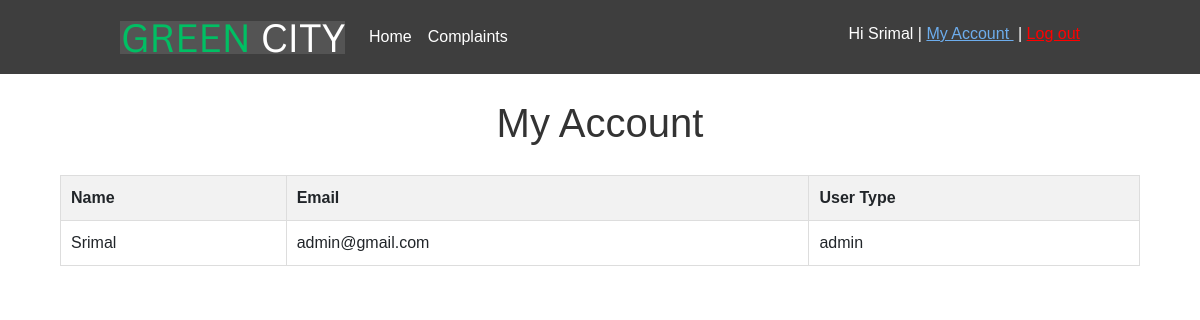
The page /admin-account.php (signed in) on the database its author committed.
### tables this page shows
CREATE TABLE IF NOT EXISTS `user` (
  `id` int NOT NULL AUTO_INCREMENT,
  `name` varchar(255) NOT NULL,
  `email` varchar(255) NOT NULL,
  `password` varchar(255) NOT NULL,
  `user_type` varchar(100) NOT NULL,
  PRIMARY KEY (`id`)
);

### admin-account.php (the view, shortened to what this page needs)
<?php
include("templates/adheader.php");
?>
<body>
<div class="container-fluid"><h1 align="center" style="text-align:center !important; margin-top:25px">My Account</h1>
<div class="row">
  <table align="center">
    <tr>
      <th>Name</th>
      <th>Email</th>
      <th>User Type</th>
    </tr>
    <?php
	$select = " SELECT * FROM user WHERE id = '".$_SESSION['id']."'";
   	$result = mysqli_query($conn, $select);
   	while($complaint = mysqli_fetch_array($result)) {
	?>
    <tr>
      <td><?php echo $complaint['name']; ?></td>
      <td><?php echo $complaint['email']; ?></td>
      <td><?php echo $complaint['user_type']; ?></td>
    </tr>
    <?php } ?>
  </table>
  </div>
  </div>
</body>
</html>

### templates /adheader.php (shortened to what this page needs)
<?PHP
@include 'config.php';
$client_name = NULL;
$user_type = NULL;
if(isset($_SESSION['id'])){
    $select = " SELECT * FROM user WHERE id = '".$_SESSION['id']."' LIMIT 1";
   	$result = mysqli_query($conn, $select);
   	$row = mysqli_fetch_array($result);
	$client_name = $row['name'];
	$user_type = $row['user_type'];
	$sid = $_SESSION['id'];
}
else
{
	$sid = "";
}
?>
<!doctype html>
<html>
<head>
<link href="css/bootstrap-4.4.1.css" rel="stylesheet" type="text/css">
</head>
<body>
<nav class="navbar navbar-expand-lg navbar-light  " style="padding-left:120px; padding-right:120px; padding-bottom:12px; padding-top:12px; background-color:#3e3e3e "><img src="images/gt.png"  alt=""/> <a class="navbar-brand" href="#"></a>
      <div class="collapse navbar-collapse" id="navbarSupportedContent1">
        <ul class="navbar-nav mr-auto">
          <li class="nav-item active"> <a class="nav-link" href="admin_home.php">Home <span class="sr-only">(current)</span></a> </li>
          <?PHP if($user_type=='admin') { ?>
          <li class="nav-item active"> <a class="nav-link" href="./com/admin.php">Complaints <span class="sr-only">(current)</span></a></li>
          <?PHP } ?>
        </ul>
        <ul style="list-style: none;margin-top: 10px;">
        <?PHP if($sid=="") { ?>
          <li class="nav-item active" style=""> <a class="nav-link" href="login_form.php">Login Here<span class="sr-only">(current)</span></a></li>
          <?PHP } else { ?>
          <li class="nav-item active" style="text-align:right; color:#FFF"> Hi <?PHP echo $client_name; ?> | <a href="admin-account.php" style="color:#6daded; text-decoration:underline">My Account </a> &nbsp;| <a class=" " href="logout.php" style="color:#F00">   <span style="text-decoration:underline">Log out</span><span class="sr-only">(current)</span></a></li>
          <?PHP } ?>
          </ul>
</div>
    </nav>

### templates /adheader.php (style rules this page uses)
.nav-link { color:#FFF !important }

### admin-account.php (style rules this page uses)
body { font-family: Arial, sans-serif; }
h1 { color: #333; }
table { width: 90%; border-collapse: collapse; margin-top: 20px; }
th, td { padding: 10px; text-align: left; border : 1px solid #ddd; }
th { background-color: #f2f2f2; font-weight: bold; }

### rows shown on the page
user: name "Srimal", email "admin@gmail.com", user_type "admin"
